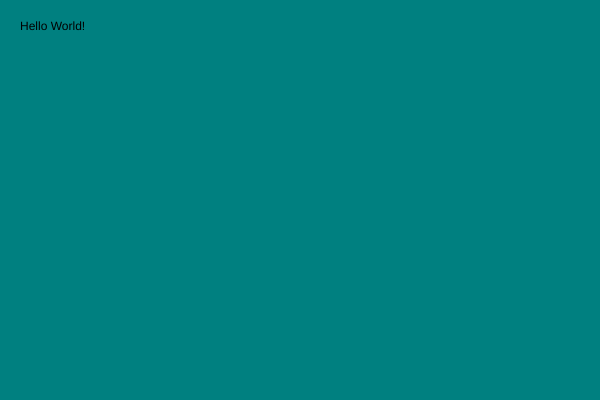
Frame 1 (no input)
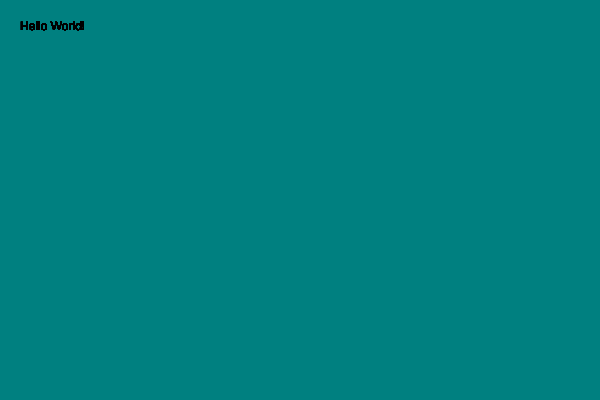
Frame 60 (no input)
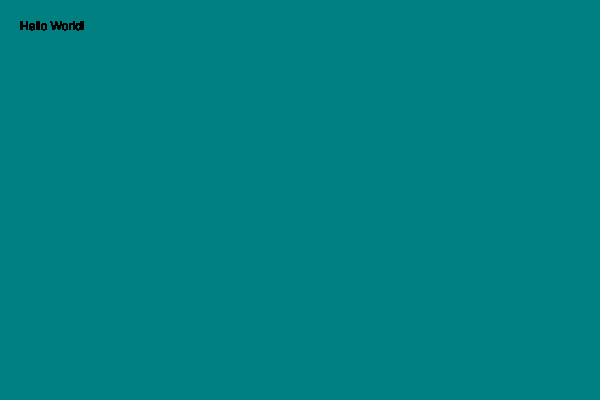
Frame 120 (the mouse pressed at the canvas centre since frame 60)

The p5.js sketch that drew these frames (run headless with seeded random() and noise() and a simulated clock; from frame 60 on, the mouse is pressed at the canvas centre):

// p5.js sketch
// ── sketch.js
// Declare the setup function
function setup() {

    // create a canvas 600px wide and 400px high
    createCanvas( 600, 400 );

    // color the background 'pink'
    background( 'teal' );
}


// Declare the draw function
function draw() {

    // tell p5 to print the text string "Hello World!"
    // This is going to be positioned at ( x: 20, y: 30 ).
    text( "Hello World!", 20, 30 );
}
